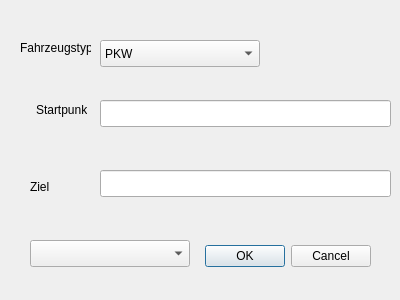
<?xml version="1.0" encoding="UTF-8"?>
<ui version="4.0">
 <class>RoutingUmweltzoneDialogBase</class>
 <widget class="QDialog" name="RoutingUmweltzoneDialogBase">
  <property name="geometry">
   <rect>
    <x>0</x>
    <y>0</y>
    <width>400</width>
    <height>300</height>
   </rect>
  </property>
  <property name="windowTitle">
   <string>Routing Umweltzone</string>
  </property>
  <widget class="QDialogButtonBox" name="button_box">
   <property name="geometry">
    <rect>
     <x>30</x>
     <y>240</y>
     <width>341</width>
     <height>32</height>
    </rect>
   </property>
   <property name="orientation">
    <enum>Qt::Horizontal</enum>
   </property>
   <property name="standardButtons">
    <set>QDialogButtonBox::Cancel|QDialogButtonBox::Ok</set>
   </property>
  </widget>
  <widget class="QgsFilterLineEdit" name="mLineEdit">
   <property name="geometry">
    <rect>
     <x>100</x>
     <y>100</y>
     <width>291</width>
     <height>27</height>
    </rect>
   </property>
   <property name="qgisRelation" stdset="0">
    <string notr="true"/>
   </property>
  </widget>
  <widget class="QgsFilterLineEdit" name="mLineEdit_2">
   <property name="geometry">
    <rect>
     <x>100</x>
     <y>170</y>
     <width>291</width>
     <height>27</height>
    </rect>
   </property>
   <property name="qgisRelation" stdset="0">
    <string notr="true"/>
   </property>
  </widget>
  <widget class="QLabel" name="label">
   <property name="geometry">
    <rect>
     <x>36</x>
     <y>100</y>
     <width>51</width>
     <height>20</height>
    </rect>
   </property>
   <property name="text">
    <string>Startpunkt</string>
   </property>
  </widget>
  <widget class="QLabel" name="label_2">
   <property name="geometry">
    <rect>
     <x>30</x>
     <y>180</y>
     <width>47</width>
     <height>13</height>
    </rect>
   </property>
   <property name="text">
    <string>Ziel</string>
   </property>
  </widget>
  <widget class="QLabel" name="label_3">
   <property name="geometry">
    <rect>
     <x>20</x>
     <y>40</y>
     <width>71</width>
     <height>16</height>
    </rect>
   </property>
   <property name="text">
    <string>Fahrzeugstyp</string>
   </property>
  </widget>
  <widget class="QgsCheckableComboBox" name="mComboBox">
   <property name="geometry">
    <rect>
     <x>100</x>
     <y>40</y>
     <width>160</width>
     <height>27</height>
    </rect>
   </property>
   <item>
    <property name="text">
     <string>PKW</string>
    </property>
   </item>
   <item>
    <property name="text">
     <string>LKW</string>
    </property>
   </item>
  </widget>
  <widget class="QgsFieldComboBox" name="mFieldComboBox">
   <property name="geometry">
    <rect>
     <x>30</x>
     <y>240</y>
     <width>160</width>
     <height>27</height>
    </rect>
   </property>
  </widget>
 </widget>
 <customwidgets>
  <customwidget>
   <class>QgsCheckableComboBox</class>
   <extends>QComboBox</extends>
   <header>qgscheckablecombobox.h</header>
  </customwidget>
  <customwidget>
   <class>QgsFieldComboBox</class>
   <extends>QComboBox</extends>
   <header>qgsfieldcombobox.h</header>
  </customwidget>
  <customwidget>
   <class>QgsFilterLineEdit</class>
   <extends>QLineEdit</extends>
   <header>qgsfilterlineedit.h</header>
  </customwidget>
 </customwidgets>
 <resources/>
 <connections>
  <connection>
   <sender>button_box</sender>
   <signal>accepted()</signal>
   <receiver>RoutingUmweltzoneDialogBase</receiver>
   <slot>accept()</slot>
   <hints>
    <hint type="sourcelabel">
     <x>20</x>
     <y>20</y>
    </hint>
    <hint type="destinationlabel">
     <x>20</x>
     <y>20</y>
    </hint>
   </hints>
  </connection>
  <connection>
   <sender>button_box</sender>
   <signal>rejected()</signal>
   <receiver>RoutingUmweltzoneDialogBase</receiver>
   <slot>reject()</slot>
   <hints>
    <hint type="sourcelabel">
     <x>20</x>
     <y>20</y>
    </hint>
    <hint type="destinationlabel">
     <x>20</x>
     <y>20</y>
    </hint>
   </hints>
  </connection>
 </connections>
</ui>
